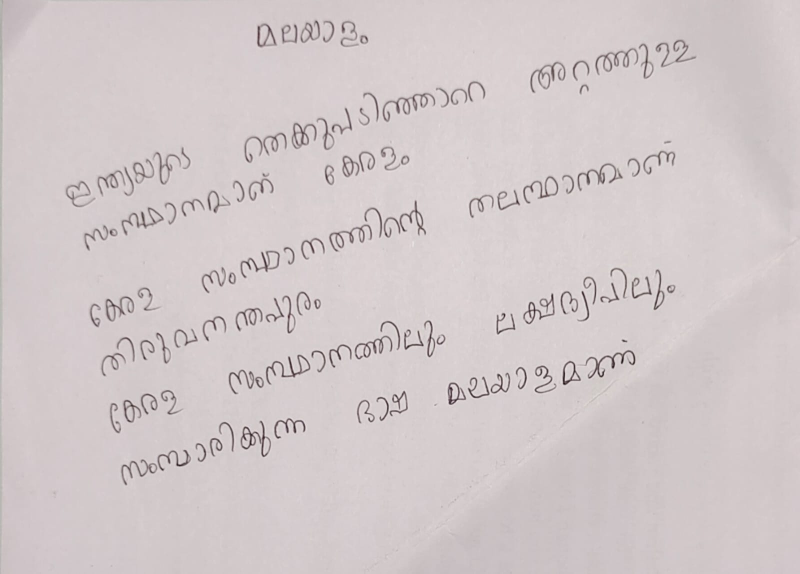
#> input picture steps/notebook/mal1.jpg, 1600 x 1147 px (shown at 1/2 size)
$ jupyter execute line1.ipynb
#> lines starting #> are read from the running program, lines starting #| are printed output that depends on the picture; after the words box and inside, x2 and y2 are one past the last pixel; in counts of white or black regions, pixels touching at a corner belong together; long printed decimals are rounded
[cell 1]
import cv2
import numpy as np
import matplotlib.pyplot as plt
from scipy.stats import norm
from scipy.optimize import curve_fit

[cell 2]
def thresholding(image):
    img_grey = cv2.cvtColor(image,cv2.COLOR_BGR2GRAY)
    ret,thresh = cv2.threshold(img_grey,180,255,cv2.THRESH_BINARY_INV)
    plt.imshow(thresh,cmap='gray')
    return thresh

[cell 3]
def resize_image(image, width, height):
    """Resize the image to the specified width and height."""
    return cv2.resize(image, (width, height))

[cell 4]
def find_image_size(image):
    """Find the size (height, width) of the image."""
    height, width = image.shape[:2]
    return height, width

[cell 5]
def calculate_horizontal_projection(image):
    """Calculate the horizontal projection (row sum of pixels) for the image."""
    projection = np.sum(image, axis=1)
    return projection

[cell 6]
def divide_image_vertical(image, num_chunks):
    """
    Divide the image into equal number of vertical chunks.

    Parameters:
    - image: Input image (numpy array).
    - num_chunks: Number of vertical chunks to divide the image into.

    Returns:
    - chunked_images: List of images, each representing a vertical chunk of the input image.
    """
    height, width = image.shape
    chunk_width = width // num_chunks
    chunked_images = []
    for i in range(num_chunks):
        start_x = i * chunk_width
        end_x = start_x + chunk_width
        chunk = image[:, start_x:end_x]
        chunked_images.append(chunk)
    return chunked_images

[cell 7]
# Load the image
img = cv2.imread('mal1.jpg')  # Load as grayscale
#> img is the input picture: shape (1147, 1600, 3); mean B, G, R 201.4, 200.2, 209.6

image = resize_image(img, 620, 620)
#> in resize_image, `return cv2.resize(image, (width, height))`:
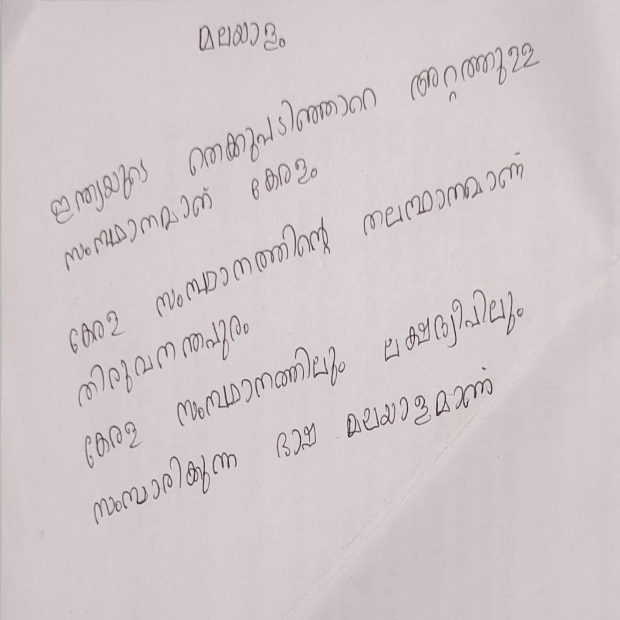
#> returned value: shape (620, 620, 3); mean of channels 0, 1, 2 201.3, 200.2, 209.6; drawn as B, G, R

thresh_img = thresholding(image)
#> in thresholding, `ret,thresh = cv2.threshold(img_grey,180,255,cv2.THRESH_BINARY_INV)`:
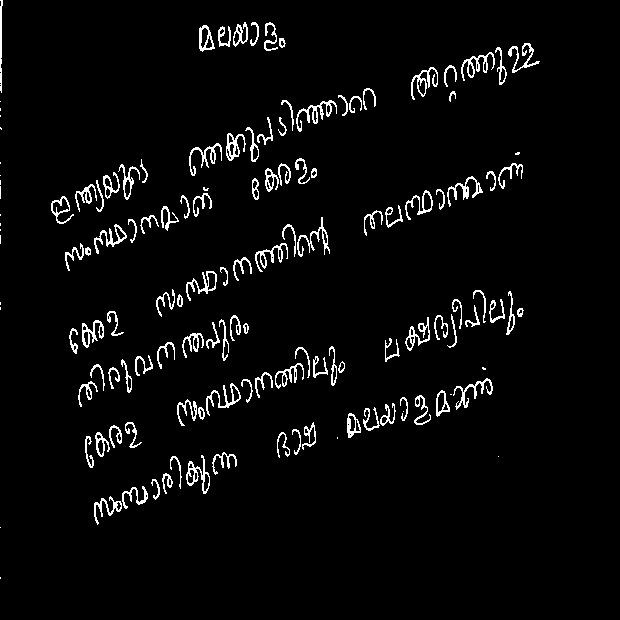
#> thresh: shape (620, 620); 3.8% white in thin lines or dots, all inside (x1, y1, x2, y2) = (0, 0, 540, 579)


# Step 1: Find the size of the image
height, width = find_image_size(thresh_img)
#> height = 620; width = 620

[cell 8]
horizontal_projection = np.sum(thresh_img, axis=1)
#> horizontal_projection = 620 values, max 17085 at index 197, min 0 at index 525, mean 6062.8

# Create y-axis values (row numbers)
y_values = np.arange(thresh_img.shape[0])

# Plot the horizontal projection
plt.figure(figsize=(10, 6))
plt.plot(horizontal_projection, y_values, color='black')
plt.title('Horizontal Projection Profile')
plt.xlabel('Projection Value')
plt.ylabel('Row Number')
plt.gca().invert_yaxis()  # Invert y-axis to have row 0 at the top
plt.show()
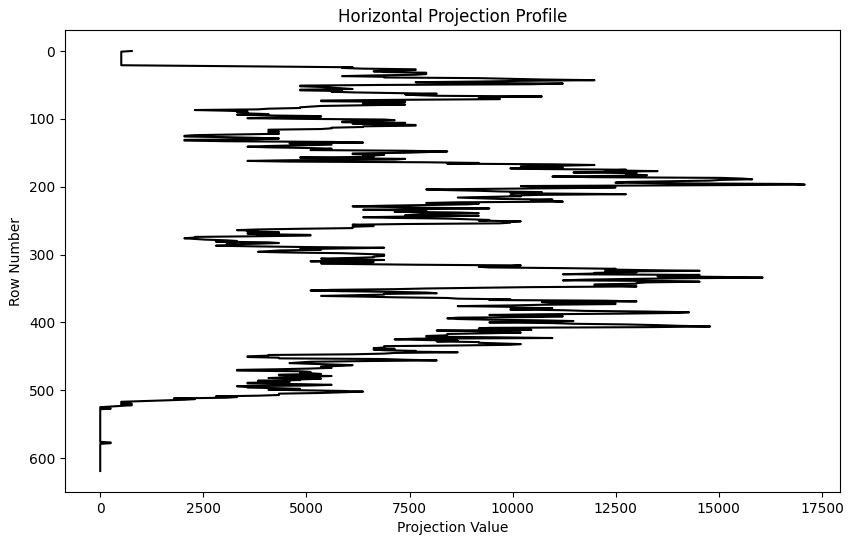
#> figure drawn by matplotlib, 1 panel

[cell 9]
# Divide the image into  vertical chunks
num_chunks = 10
chunked_images = divide_image_vertical(thresh_img, num_chunks)
#> the loop in divide_image_vertical, `for i in range(num_chunks):` made 10 passes
#> pass 3, in divide_image_vertical, `chunk = image[:, start_x:end_x]`:
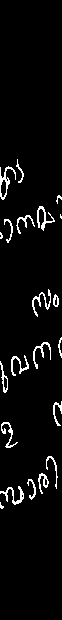
#> chunk: shape (620, 62); 4.4% white in thin lines or dots, all inside (x1, y1, x2, y2) = (0, 159, 62, 509)
#> after the loop in divide_image_vertical, `for i in range(num_chunks):`: chunked_images = 10 items
#> chunked_images = 10 items

# Display the segmented chunks
plt.figure(figsize=(12, 8))
for i, chunk in enumerate(chunked_images):
    plt.subplot(1, num_chunks, i + 1)
    plt.imshow(chunk, cmap='gray')
    plt.title(f'Chunk {i+1}')
    plt.axis('off')  # Hide axis labels and ticks
#> this loop made 10 passes

plt.tight_layout()
plt.show()
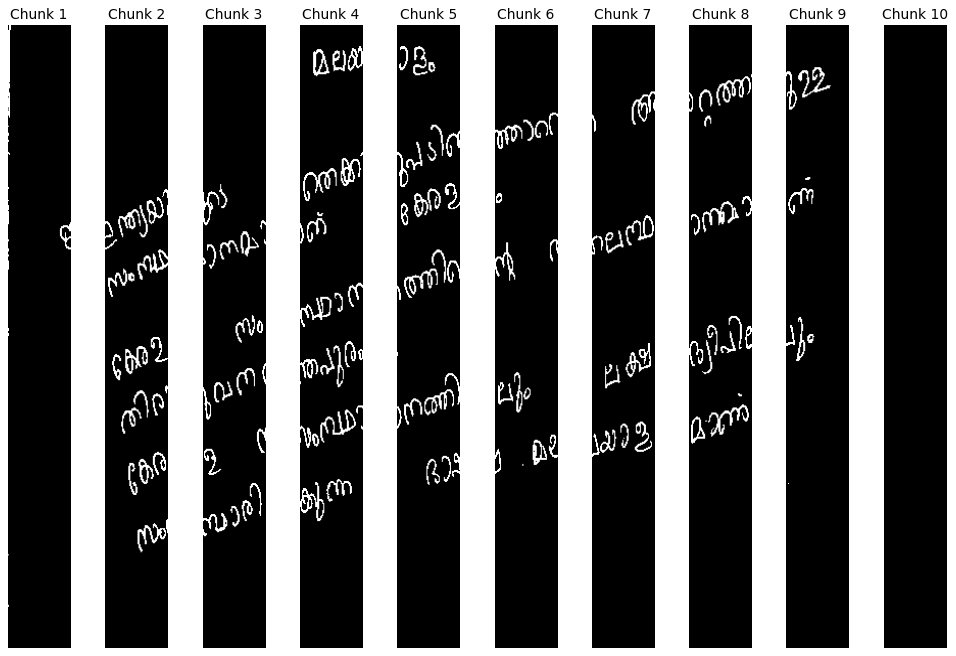
#> figure drawn by matplotlib, 10 panels

[cell 10]
def divide_image_vertical_25(image):

    height,width = image.shape
    chunk_width_25 = width // 4  # 25% of the image width
    chunk_width_75 = width - chunk_width_25  # 75% of the image width

    start_x = 0
    end_x = start_x + chunk_width_25
    chunk = image[:, start_x:end_x]

    return chunk

[cell 11]
chunk_25 = divide_image_vertical_25(thresh_img)
#> in divide_image_vertical_25, `chunk = image[:, start_x:end_x]`:
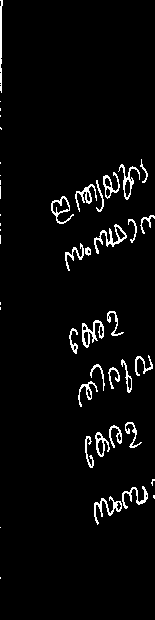
#> chunk: shape (620, 155); 3.6% white in thin lines or dots
plt.imshow(chunk_25,cmap='gray')

# Plot the horizontal projection profile for each chunk separately
plt.figure(figsize=(12, 8))

horizontal_projection_25 = calculate_horizontal_projection(chunk_25)
#> in calculate_horizontal_projection, `projection = np.sum(image, axis=1)`: projection = 620 values, max 6885 at index 191, min 0 at index 93, mean 1432.9
#> horizontal_projection_25 has the same summary as projection in calculate_horizontal_projection
y_values_25 = np.arange(len(horizontal_projection_25))  # Generate y-values based on the length of horizontal_projection
#> y_values_25 = 620 values from 0 to 619
plt.plot(horizontal_projection_25, y_values_25)
plt.gca().invert_yaxis()  # Invert y-axis to have row 0 at the top

plt.tight_layout()
plt.show()
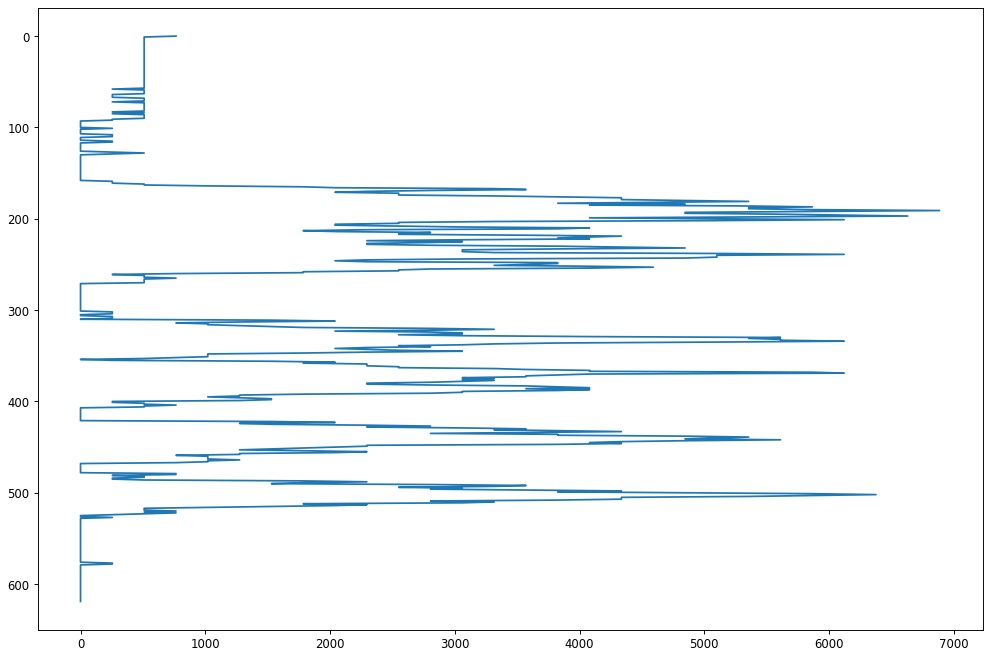
#> figure drawn by matplotlib, 1 panel

[cell 12]
# Plot each chunk with its corresponding horizontal projection profile and detected start/end points
plt.figure(figsize=(12, 8))
in_start_points = []  # Initialize start points list
in_end_points = []  # Initialize end points list


# Calculate horizontal projection
horizontal_projection_25 = calculate_horizontal_projection(chunk_25)
y_values = np.arange(len(horizontal_projection_25))  # Row numbers

# Plot the horizontal projection profile
plt.plot(horizontal_projection_25, y_values, color='blue', label='Projection Profile')
plt.imshow(chunk_25, cmap='gray')

# Find starting and ending points for line segmentation
start_chunk = []  # Initialize start points for the current chunk
end_chunk = []  # Initialize end points for the current chunk
start_found = False
for j in range(len(horizontal_projection_25)):
    if horizontal_projection_25[j] == 0 and not start_found:
        continue
    elif horizontal_projection_25[j] > 0 and not start_found:
        start_chunk.append(j)  # Append start point to the current chunk's start points list
        start_found = True
    elif horizontal_projection_25[j] == 0 and start_found:
        end_chunk.append(j)  # Append end point to the current chunk's end points list
        start_found = False
#> this loop made 620 passes
#> start_found on passes 1, 94, 102, 103, 109, 112, 116, 118: True, False, True, False, True, False, True, False
#> after the loop, end_chunk = [93, 102, 111, 117, 130, 271, 305, 310, 354, 407, 468, 525, 528, 579]; start_chunk = [0, 101, 108, 115, 127, 159, 302, 307, 311, 355, 422, 479, 527, 577]; start_found = False

in_start_points = start_chunk
#> in_start_points has the same summary as start_chunk
in_end_points = end_chunk
#> in_end_points has the same summary as end_chunk

# Draw detected start and end points
for start_point in start_chunk:
    plt.axhline(y=start_point, color='red', linestyle='--', label='Start Point')
#> this loop made 14 passes
#> start_point on passes 2 to 9: 101, 108, 115, 127, 159, 302, 307, 311
for end_point in end_chunk:
    plt.axhline(y=end_point, color='green', linestyle='--', label='End Point')
#> this loop made 14 passes
#> end_point on passes 1 to 8: 93, 102, 111, 117, 130, 271, 305, 310

# Set plot properties
plt.title(f'Chunk {i+1}')

plt.show()
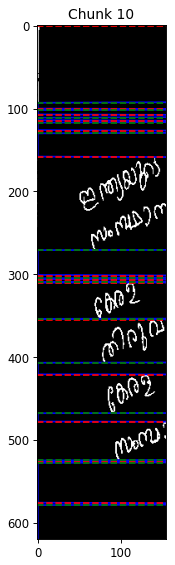
#> figure drawn by matplotlib, 1 panel

[cell 13]
def find_connected_components(image):
    # Convert the image to binary
    _, binary_image = cv2.threshold(image, 0, 255, cv2.THRESH_BINARY_INV + cv2.THRESH_OTSU)
    # Find connected components
    num_labels, labels, stats, _ = cv2.connectedComponentsWithStats(binary_image, connectivity=8)
    return num_labels, labels, stats

def find_average_height(stats):
    heights = stats[:, 3]  # Get the heights of all connected components
    return np.mean(heights)

[cell 14]
#  step 1: find connected components
num_labels, labels, stats = find_connected_components(thresh_img)
#> in find_connected_components, `num_labels, labels, stats, _ = cv2.connectedComponentsWithStats(binary..`:
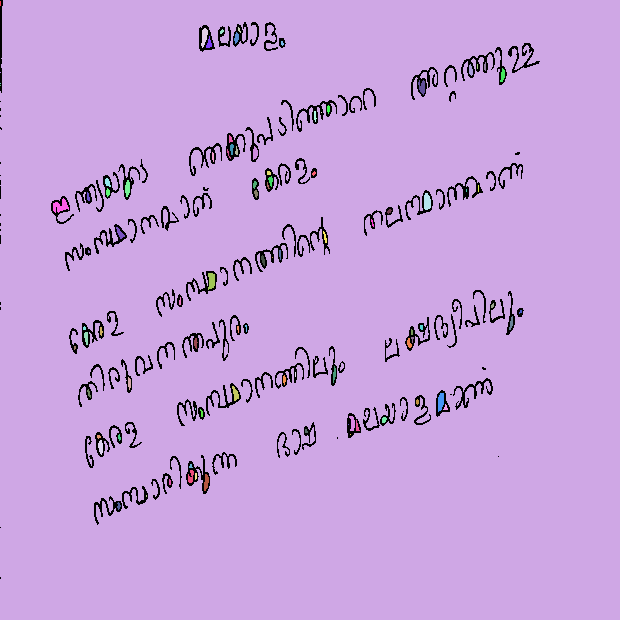
#> labels: shape (620, 620) int32; 91 distinct labels, from 0 to 90; one colour per label, 0 black
#> in find_connected_components, `num_labels, labels, stats, _ = cv2.connectedComponentsWithStats(binary..`: num_labels = 91; stats = 91 rows, first 6: [0, 0, 540, 579, 14741], [0, 1, 1, 5, 5], [0, 0, 620, 620, 367403], [238, 27, 3, 6, 10], [201, 28, 7, 20, 86], [220, 29, 4, 5, 13]
#> num_labels = 91

# Step 2: Find average height
average_height = find_average_height(stats)
#> in find_average_height, `heights = stats[:, 3]`: heights = 91 values, max 620 at index 2, min 1 at index 13, mean 21.51
#> average_height = 21.51

print(average_height)
#| 21.505
print(average_height/4)
#| 5.376

[cell 15]
print(in_start_points)
#| [0, 101, 108, 115, 127, 159, 302, 307, 311, 355, 422, 479, 527, 577]
print(in_end_points)
#| [93, 102, 111, 117, 130, 271, 305, 310, 354, 407, 468, 525, 528, 579]

[cell 16]
i = 0
while(i < len(in_start_points)):
    if abs(in_end_points[i]  - in_start_points[i] ) < average_height/4 :
        del in_start_points[i]
        del in_end_points[i]
    else:
        i += 1
#> this loop made 14 passes
#> after the loop, i = 6

[cell 17]
print(in_start_points)
#| [0, 159, 311, 355, 422, 479]
print(in_end_points)
#| [93, 271, 354, 407, 468, 525]

[cell 18]
plt.figure(figsize=(12, 8))

plt.imshow(chunk_25, cmap='gray')

# Draw detected start points
for start_point in in_start_points:
    plt.axhline(y=start_point, color='red', linestyle='--', label='Start Point')
#> this loop made 6 passes
#> start_point on passes 2 to 6: 159, 311, 355, 422, 479

# Draw detected end points
for end_point in in_end_points:
    plt.axhline(y=end_point, color='green', linestyle='--', label='End Point')
#> this loop made 6 passes
#> end_point on passes 1 to 6: 93, 271, 354, 407, 468, 525

plt.show()
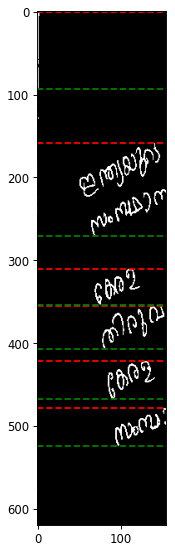
#> figure drawn by matplotlib, 1 panel

[cell 19]
# Plot the horizontal projection profile for each chunk separately
plt.figure(figsize=(12, 8))
for i, chunk in enumerate(chunked_images):
    plt.subplot(1, num_chunks, i + 1)
    horizontal_projection = calculate_horizontal_projection(chunk)
    y_values = np.arange(len(horizontal_projection))  # Generate y-values based on the length of horizontal_projection
    plt.plot(horizontal_projection, y_values)
    plt.title(f'Chunk {i+1}')
    plt.gca().invert_yaxis()  # Invert y-axis to have row 0 at the top
#> (the rest of the program and of its run is left out)
